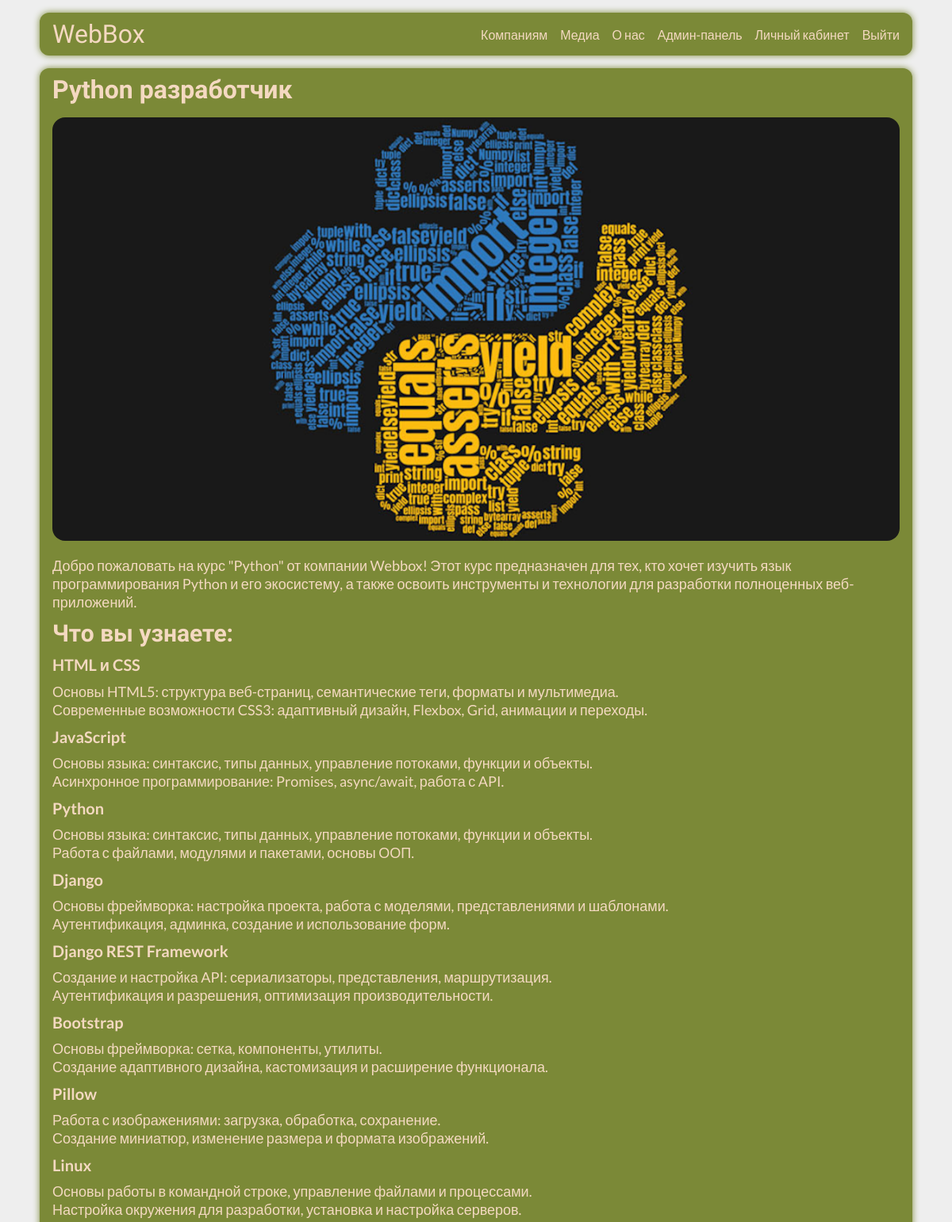
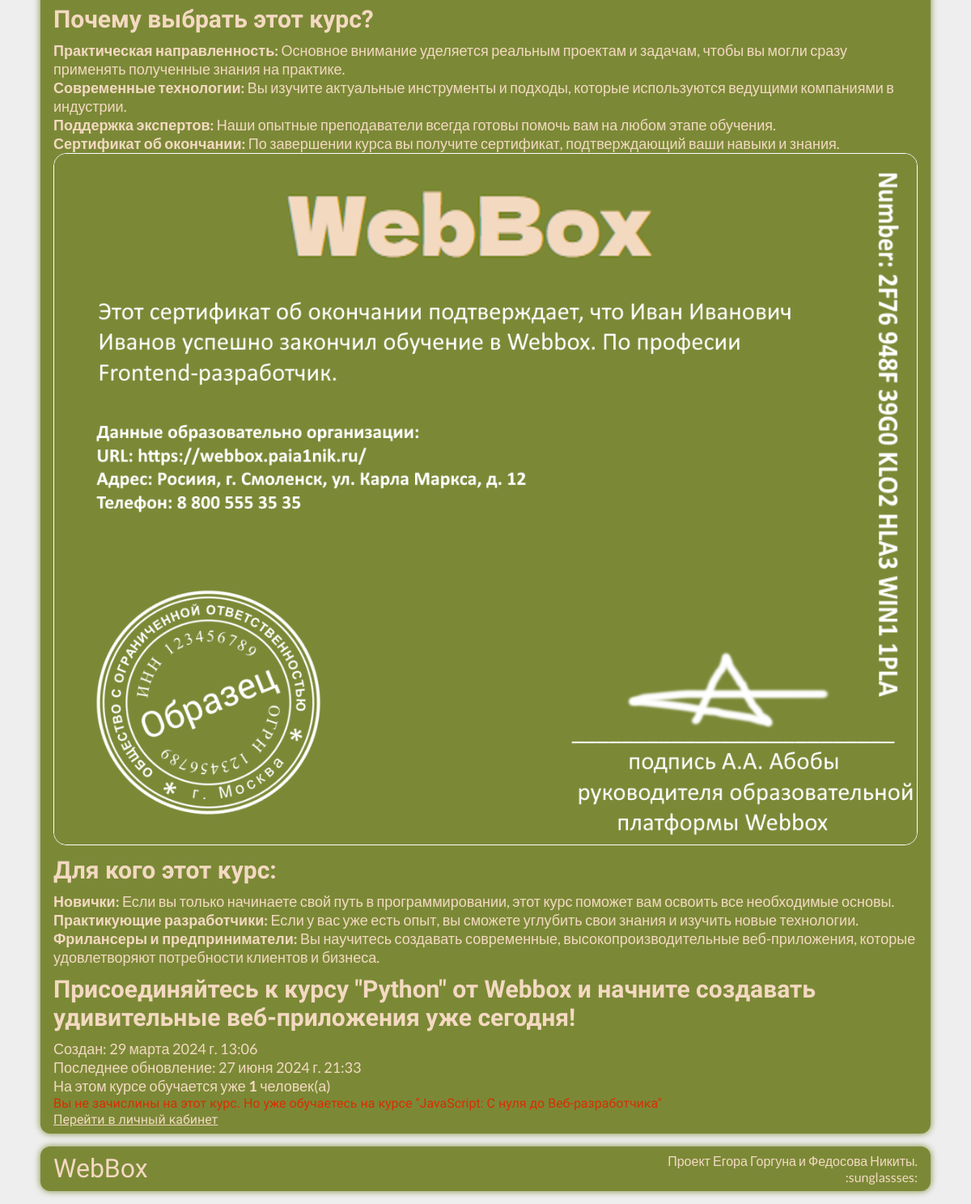
The page /c/py/ (signed in) on the database its author committed (2 pictures, top to bottom).
### main/models.py (models this page shows, shortened)
class Course(models.Model):
    title = models.CharField(max_length=255, verbose_name="Название курса")
    description = models.TextField(verbose_name="Описание курса")
    created_at = models.DateTimeField(auto_now_add=True, verbose_name="Дата создания курса")
    updated_at = models.DateTimeField(auto_now=True, verbose_name="Дата обновления курса")
    picture_preview = models.ImageField(upload_to='base/img/%Y/%m/%d', help_text='Эта картинка отображается на главной странице в карточкке курса.', default="webbox/img/placeholders/my_friend.jpg", verbose_name="Картинка курса (маленькая)")
    picture = models.ImageField(upload_to='base/img/%Y/%m/%d', help_text='Большая картинка.', default="webbox/img/placeholders/my_friend.jpg", verbose_name="Картинка курса (средняя)")
    is_published  = models.BooleanField(default=True, verbose_name="Публикация курса")
    short_name = models.CharField(max_length=20, default="none", verbose_name="Сокращенное название курса")
    price=models.CharField(max_length=255, default="none рублей", verbose_name="Цена курса с указанием единиц", help_text="Можно использовать html")
    clear_price=models.BigIntegerField(default=0, verbose_name="Цена (только число)")
    long_description = models.TextField(default="nn", help_text="Полное описание курса. Отображается на странице курса", verbose_name="Описание курса")
    themes = models.ManyToManyField(Theme, verbose_name="Темы курса")
    homeworks = models.ManyToManyField(Homework, verbose_name="Домашние задания")
    class Meta:
        verbose_name = 'Курс'
        verbose_name_plural = 'Курсы'

class UserCourses(models.Model):
    user = models.OneToOneField(User, on_delete=models.CASCADE, verbose_name="Пользователь")
    course = models.ForeignKey(Course, on_delete=models.CASCADE, default=3, verbose_name="Курс")
    class Meta:
        verbose_name = 'Курс пользователя'
        verbose_name_plural = 'Курсы пользователей'

### webbox/views.py (the view)
# urls.py: path('c/<str:short_name>/', views.cardInfo, name='cardInfo'),
def cardInfo(request, short_name):
    error={}
    if Course.objects.all().filter(short_name=short_name):
        course = Course.objects.all().filter(short_name=short_name)[0]
        all_users = len(UserCourses.objects.all().filter(course=course))
    else:
        error['name'] = "Курс не существует"
        error['description'] = "Вы не можете получить доступ к этой странице или такого урока к курсу не существует"
        return render(request, 'errors_form.html', {'error': error})
    return render(request, 'webbox/info_course.html', {'course': course, 'number_of_users': all_users, 'sh': short_name})

### main/templates/webbox/info_course.html (shortened to what this page needs)
{% load static %}
<!DOCTYPE html>
<html>
<head>
    <link href="{% static "webbox/css/index.css" %}" rel="stylesheet">
</head>
<body>
    <div class="wrapper">
        <header class="header">
            <div class="header__logo">
                <p><a href="/">WebBox</a></p>
            </div>
            <div class="header__nav menu">
                    <ul class="menu-list">
                        <li class=""><a href="/#forcomp" class="menu-item">Компаниям</a></li>
                        <li class=""><a href="/#media" class="menu-item">Медиа</a></li>
                        <li class=""><a href="/#about" class="menu-item">О нас</a></li>
                        <li class=""><a href='/admin' class="menu-item">Админ-панель</a></li>
                        {% if user.is_authenticated %}
                            <li class=""><a href='/u' class="menu-item">Личный кабинет</a></li>
                            <li class=""><a href='/a/u' class="menu-item">Выйти</a></li>
                        {% else %}
                            <li class=""><a href='/a' class="menu-item">Войти</a></li>
                        {% endif %}
                    </ul>
            </div>
        </header>
        <main class="coursecard">
            <h1>{{course.title}}</h1>
            <div class="coursesflex">
                <img src="{{ course.picture.url }}"  alt="BigImg"/>
                <div class="coursestext">
                    <div class="ct1">
                        <p>{{course.long_description | safe}}</p>
                        <p>Создан: {{course.created_at}}</p>
                        <p>Последнее обновление: {{course.updated_at}}</p>
                        <p>На этом курсе обучается уже <b>{{number_of_users}}</b> человек(а)</p>
                    </div>
                    <div class="ct2">
                        {% if user.usercourses.course.short_name == sh and user.usercourses.course.short_name == 'none' or not user.is_authenticated%}
                            <p>Вы не зачислины на этот курс.</p>
                            <a href='/u'>Зачислиться</a>
                        {% elif user.usercourses.course.short_name == sh and user.usercourses.course.short_name != 'none'%}
                            <p>Вы уже зачислины на этот курс.</p>
                            <a href='/u'>Перейти в личный кабинет</a>
                        {% elif user.usercourses.course.short_name != sh and user.usercourses.course.short_name != 'none' %}
                            <p>Вы не зачислины на этот курс. Но уже обучаетесь на курсе "{{user.usercourses.course.title}}"</p>
                            <a href='/u'>Перейти в личный кабинет</a>
                        {% endif %}
                    </div>
                </div>
            </div>
        </main>
        <footer class="footer">
            <h5>WebBox</h5>
            <p>Проект Егора Горгуна и Федосова Никиты.<br>:sunglassses:</p>
        </footer>
    </div>
</body>
</html>

### main/static/webbox/css/index.css (style rules this page uses)
:root { --background-color: #eee; --accent: #f09e8c; --black: #7b8937; --card-bg-color: #6b7436; --nigga: black; --text-color: #f4d9c1; --link-color: #eee; --btn-color: #f4d9c1; --btn-background-color: #d72f01; --not-very-important: #ad2702; --important: #d72f01; --tg: #2d9fda; }
* { margin: 0; padding: 0; box-sizing: border-box; font-family: 'Lato', sans-serif; }
body { background-color: var(--background-color); overflow-x: hidden !important; }
li, h4 { color: var(--text-color); }
#aboutAndForcomp ol, ul { list-style: none; }
li { font-size: 18px; }
a { text-decoration: none; }
.wrapper { max-width: 1100px; margin: 0 auto; }
.header { display: flex; justify-content: space-between; align-items: center; background-color: var(--black); box-shadow: 0px 0px 8px var(--black); margin: 16px 0; padding: 8px 16px; border-radius: 12px; }
.header__logo a { color: var(--text-color); font-family: 'Dela Gothic One', sans-serif; font-size: 32px; }
.header__nav ul { display: flex; gap: 16px; list-style: none; }
.header__nav a { color: var(--text-color); font-family: 'Lato', sans-serif; font-size: 16px; transition: color 100ms; }
.footer { display: flex; justify-content: space-between; align-items: center; background-color: var(--black); background-size: 100% auto; box-shadow: 0px 0px 8px var(--black); margin: 16px 0; padding: 8px 16px; border-radius: 12px; }
.footer h5 { color: var(--text-color);; font-weight: 100; font-family: 'Dela Gothic One', sans-serif; font-size: 32px; }
.footer p { color: var(--text-color);; font-family: 'Lato', sans-serif; font-size: 16px; text-align: right; }
.coursecard { background-color: var(--black); background-size: 100% auto; box-shadow: 0px 0px 8px var(--black); margin: 16px 0; padding: 8px 16px; justify-content: center; align-items: center; min-height: 80vh; border-radius: 12px; }
.coursesflex { display: flex; flex-direction: column; margin-top: 16px; }
.coursesflex img { border-radius: 16px; margin-right: 16px; }
.coursestext { display: flex; flex-direction: column; justify-content: space-between; }
.ct1 * { color:var(--text-color);; font-family: 'Lato', sans-serif; font-size: 18px; }
.ct2 * { color: var(--text-color);; font-family: 'Dela Gothic One', sans-serif; font-size: 16px; }
.ct2 p { color: var(--important); }
.ct2 a { text-decoration: underline; }
.coursesflex img { width: 100%; }

### main/templates/webbox/info_course.html (style rules this page uses)
h1 { color: var(--text-color); font-family: 'Dela Gothic One'; }
h2 { font-size: 30px !important; font-family: 'Dela Gothic One' !important; margin: 10px 0; }
h3 { font-size: 20px !important; margin-bottom: 10px; margin-top: 10px; }

### rows shown on the page
Course: title "Python разработчик", picture (picture), long_description "Добро пожаловать на курс \"Python\" от компании Webbox! Этот курс предназначен для тех, кто хочет изучить язык программирования Python и его экосистему, а также освоить инструменты и технологии для разработки полноценных веб-приложений. Что вы узнаете: HTML и CSS Основы HTML5: структура веб-страниц, семантические теги, форматы и мультимедиа. Современные возможности CSS3: адаптивный дизайн, Flexbox, Grid, анимации и переходы. JavaScript Основы языка: синтаксис, типы данных, управление потоками, функции и объекты. Асинхронное программирование: Promises, async/await, работа с API. Python Основы языка: синтаксис, типы данных, управление потоками, функции и объекты. Работа с файлами, модулями и…", long_description (picture), created_at "29 марта 2024 г. 13:06", updated_at "27 июня 2024 г. 21:33"

### other values the page prints
{{ number_of_users }} "1"
{{ user.usercourses.course.title }} "JavaScript: С нуля до Веб-разработчика"
